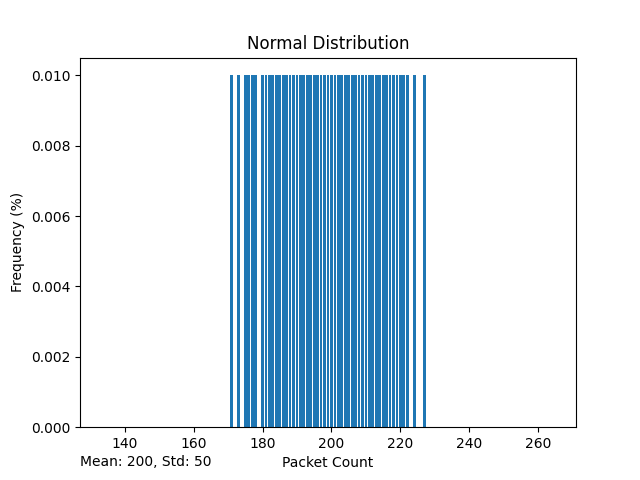

Recreate this plot in Python.
import sys
import os

current_dir = os.path.dirname(os.path.realpath(__file__))
parent_dir = os.path.dirname(os.path.dirname(current_dir))
sys.path.append(parent_dir)

from PoissonNet import Network, NormalDistributed, NormalPackageTypeData, PackageType

from matplotlib import pyplot as plt

def requestGenChart():
    normalDistributed = NormalDistributed(200, 20)
    counter = dict()
    total = 0
    for _ in range(0, 1000):
        packageCnt = normalDistributed.genPacketCount()
        if packageCnt in counter:
            counter[packageCnt] += 1
        else:
            counter[packageCnt] = 1
        total += packageCnt

    x = list(counter.keys())
    y = [round(cnt / total * 100, 2) for cnt in counter.values()]
    plt.bar(x, y)
    plt.title("Normal Distribution")
    plt.xlabel("Packet Count")
    plt.ylabel("Frequency (%)")
    plt.annotate(
        f"Mean: {200}, Std: {50}", 
        (0, 0), (0, -20), 
        xycoords='axes fraction', 
        textcoords='offset points', 
        va='top'
    )
    plt.savefig("normal_chart.png")

if __name__ == '__main__':
    requestGenChart()
